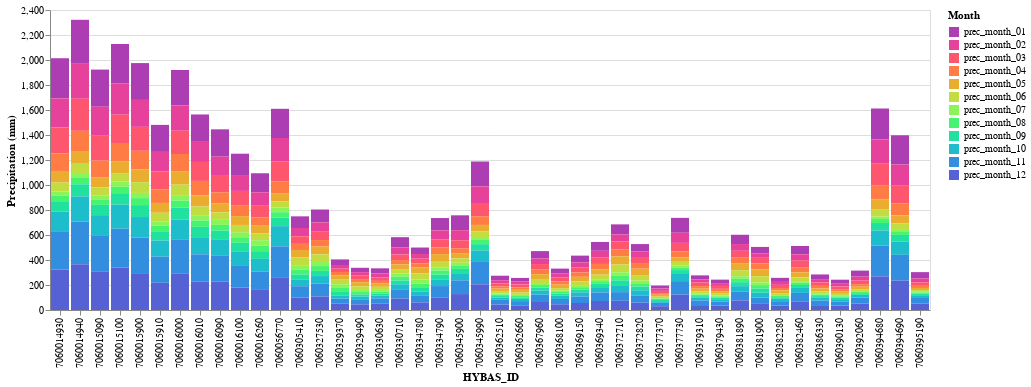

The code cell stored with this chart in its notebook:
### Code cell
alt.Chart(wa_basins_df).mark_bar().encode(
    x=alt.X('HYBAS_ID:O'),
    y=alt.Y('Precipitation:Q', title='Precipitation (mm)'),
    color=alt.Color('Month', scale=alt.Scale(scheme='rainbow')),
    tooltip=alt.Tooltip(['HYBAS_ID', 'Precipitation', 'Month'])
).interactive()

### Figure 1 — Vega-Lite specification as saved in the notebook (floating-point values rounded to 4 significant figures; data arrays with more than 128 entries replaced by an {"elided": "..."} marker saying what was removed)
{"config": {"view": {"continuousWidth": 300, "continuousHeight": 300}}, "data": {"name": "data-5b32a9c24cdf342e094f967453f3194b"}, "mark": {"type": "bar"}, "encoding": {"color": {"field": "Month", "scale": {"scheme": "rainbow"}, "type": "nominal"}, "tooltip": [{"field": "HYBAS_ID", "type": "quantitative"}, {"field": "Precipitation", "type": "quantitative"}, {"field": "Month", "type": "nominal"}], "x": {"field": "HYBAS_ID", "type": "ordinal"}, "y": {"field": "Precipitation", "title": "Precipitation (mm)", "type": "quantitative"}}, "params": [{"name": "param_1", "select": {"type": "interval", "encodings": ["x", "y"]}, "bind": "scales"}], "$schema": "https://vega.github.io/schema/vega-lite/v5.16.3.json", "datasets": {"data-5b32a9c24cdf342e094f967453f3194b": {"elided": "528 records"}}}
